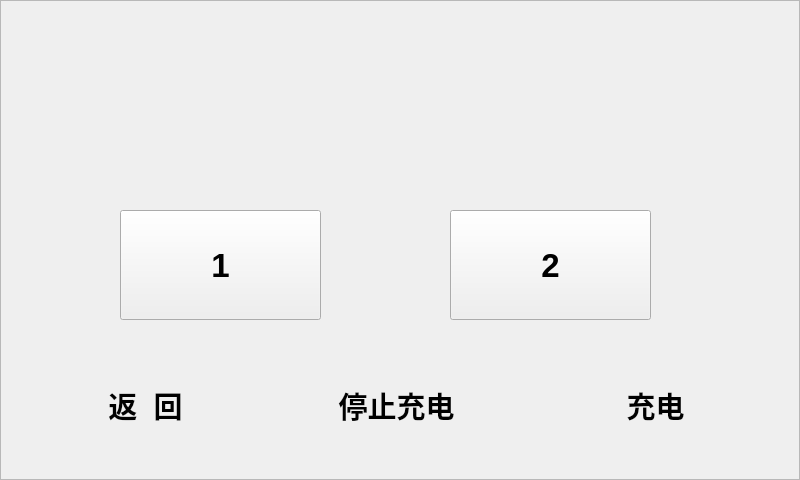
<?xml version="1.0" encoding="UTF-8"?>
<ui version="4.0">
 <class>Dialog_gunselect</class>
 <widget class="QDialog" name="Dialog_gunselect">
  <property name="geometry">
   <rect>
    <x>0</x>
    <y>0</y>
    <width>800</width>
    <height>480</height>
   </rect>
  </property>
  <property name="windowTitle">
   <string>Dialog</string>
  </property>
  <widget class="QFrame" name="frame">
   <property name="enabled">
    <bool>true</bool>
   </property>
   <property name="geometry">
    <rect>
     <x>0</x>
     <y>0</y>
     <width>800</width>
     <height>480</height>
    </rect>
   </property>
   <property name="styleSheet">
    <string notr="true">background-image: url(:/background/qrc/PICS/backgroud_1.png);</string>
   </property>
   <property name="frameShape">
    <enum>QFrame::StyledPanel</enum>
   </property>
   <property name="frameShadow">
    <enum>QFrame::Raised</enum>
   </property>
   <widget class="QPushButton" name="pushButton_ok">
    <property name="geometry">
     <rect>
      <x>570</x>
      <y>370</y>
      <width>171</width>
      <height>71</height>
     </rect>
    </property>
    <property name="font">
     <font>
      <pointsize>22</pointsize>
      <weight>75</weight>
      <bold>true</bold>
     </font>
    </property>
    <property name="focusPolicy">
     <enum>Qt::NoFocus</enum>
    </property>
    <property name="styleSheet">
     <string notr="true">border-image: url(:/btn/qrc/PICS/button.png);
background-image: url(:/background/qrc/PICS/backgroud_12.png);</string>
    </property>
    <property name="text">
     <string>充电</string>
    </property>
    <property name="autoDefault">
     <bool>true</bool>
    </property>
    <property name="default">
     <bool>false</bool>
    </property>
    <property name="flat">
     <bool>true</bool>
    </property>
   </widget>
   <widget class="QPushButton" name="pbtn_1">
    <property name="geometry">
     <rect>
      <x>120</x>
      <y>210</y>
      <width>201</width>
      <height>110</height>
     </rect>
    </property>
    <property name="font">
     <font>
      <pointsize>25</pointsize>
      <weight>75</weight>
      <bold>true</bold>
     </font>
    </property>
    <property name="focusPolicy">
     <enum>Qt::NoFocus</enum>
    </property>
    <property name="styleSheet">
     <string notr="true">border-image: url(:/btn/qrc/PICS/main_1.png);
background-image: url(:/background/qrc/PICS/backgrou1.png);</string>
    </property>
    <property name="text">
     <string>1</string>
    </property>
   </widget>
   <widget class="QPushButton" name="pbtn_3">
    <property name="geometry">
     <rect>
      <x>120</x>
      <y>630</y>
      <width>201</width>
      <height>110</height>
     </rect>
    </property>
    <property name="font">
     <font>
      <pointsize>25</pointsize>
      <weight>75</weight>
      <bold>true</bold>
     </font>
    </property>
    <property name="focusPolicy">
     <enum>Qt::NoFocus</enum>
    </property>
    <property name="styleSheet">
     <string notr="true">border-image: url(:/btn/qrc/PICS/main_1.png);
background-image: url(:/background/qrc/PICS/backgrou1.png);</string>
    </property>
    <property name="text">
     <string>3</string>
    </property>
   </widget>
   <widget class="QPushButton" name="pbtn_4">
    <property name="geometry">
     <rect>
      <x>450</x>
      <y>630</y>
      <width>201</width>
      <height>110</height>
     </rect>
    </property>
    <property name="font">
     <font>
      <pointsize>25</pointsize>
      <weight>75</weight>
      <bold>true</bold>
     </font>
    </property>
    <property name="focusPolicy">
     <enum>Qt::NoFocus</enum>
    </property>
    <property name="styleSheet">
     <string notr="true">border-image: url(:/btn/qrc/PICS/main_1.png);
background-image: url(:/background/qrc/PICS/backgrou1.png);</string>
    </property>
    <property name="text">
     <string>4</string>
    </property>
   </widget>
   <widget class="QPushButton" name="pbtn_2">
    <property name="enabled">
     <bool>true</bool>
    </property>
    <property name="geometry">
     <rect>
      <x>450</x>
      <y>210</y>
      <width>201</width>
      <height>110</height>
     </rect>
    </property>
    <property name="font">
     <font>
      <pointsize>25</pointsize>
      <weight>75</weight>
      <bold>true</bold>
     </font>
    </property>
    <property name="focusPolicy">
     <enum>Qt::NoFocus</enum>
    </property>
    <property name="styleSheet">
     <string notr="true">border-image: url(:/btn/qrc/PICS/main_1.png);
background-image: url(:/background/qrc/PICS/backgrou1.png);</string>
    </property>
    <property name="text">
     <string>2</string>
    </property>
   </widget>
   <widget class="QPushButton" name="pushButton_cancel">
    <property name="geometry">
     <rect>
      <x>60</x>
      <y>370</y>
      <width>171</width>
      <height>71</height>
     </rect>
    </property>
    <property name="font">
     <font>
      <pointsize>22</pointsize>
      <weight>75</weight>
      <bold>true</bold>
     </font>
    </property>
    <property name="focusPolicy">
     <enum>Qt::NoFocus</enum>
    </property>
    <property name="styleSheet">
     <string notr="true">border-image: url(:/btn/qrc/PICS/button.png);
background-image: url(:/background/qrc/PICS/backgroud_12.png);</string>
    </property>
    <property name="text">
     <string>返  回</string>
    </property>
    <property name="autoDefault">
     <bool>true</bool>
    </property>
    <property name="default">
     <bool>false</bool>
    </property>
    <property name="flat">
     <bool>true</bool>
    </property>
   </widget>
   <widget class="QLabel" name="label_num">
    <property name="geometry">
     <rect>
      <x>310</x>
      <y>90</y>
      <width>181</width>
      <height>45</height>
     </rect>
    </property>
    <property name="font">
     <font>
      <pointsize>25</pointsize>
      <weight>75</weight>
      <bold>true</bold>
     </font>
    </property>
    <property name="styleSheet">
     <string notr="true">background-image: url(:/background/qrc/PICS/backgroud_.png);</string>
    </property>
    <property name="text">
     <string/>
    </property>
    <property name="alignment">
     <set>Qt::AlignCenter</set>
    </property>
   </widget>
   <widget class="QLabel" name="lbl_sysdate">
    <property name="geometry">
     <rect>
      <x>525</x>
      <y>456</y>
      <width>150</width>
      <height>21</height>
     </rect>
    </property>
    <property name="font">
     <font>
      <pointsize>20</pointsize>
      <weight>75</weight>
      <bold>true</bold>
     </font>
    </property>
    <property name="styleSheet">
     <string notr="true">background-image: url(:/background/qrc/background/mainlab_phonenum.png);</string>
    </property>
    <property name="text">
     <string/>
    </property>
    <property name="scaledContents">
     <bool>true</bool>
    </property>
    <property name="openExternalLinks">
     <bool>false</bool>
    </property>
   </widget>
   <widget class="QLabel" name="label_code">
    <property name="geometry">
     <rect>
      <x>170</x>
      <y>451</y>
      <width>201</width>
      <height>31</height>
     </rect>
    </property>
    <property name="font">
     <font>
      <pointsize>20</pointsize>
      <weight>75</weight>
      <bold>true</bold>
     </font>
    </property>
    <property name="styleSheet">
     <string notr="true">background-image: url(:/background/qrc/background/mainlab_phonenum.png);</string>
    </property>
    <property name="text">
     <string/>
    </property>
    <property name="textFormat">
     <enum>Qt::AutoText</enum>
    </property>
   </widget>
   <widget class="QLabel" name="label_code_2">
    <property name="geometry">
     <rect>
      <x>340</x>
      <y>451</y>
      <width>201</width>
      <height>31</height>
     </rect>
    </property>
    <property name="font">
     <font>
      <pointsize>20</pointsize>
      <weight>75</weight>
      <bold>true</bold>
     </font>
    </property>
    <property name="styleSheet">
     <string notr="true">background-image: url(:/background/qrc/background/mainlab_phonenum.png);</string>
    </property>
    <property name="text">
     <string/>
    </property>
    <property name="textFormat">
     <enum>Qt::AutoText</enum>
    </property>
   </widget>
   <widget class="QLabel" name="label_stubnum">
    <property name="geometry">
     <rect>
      <x>10</x>
      <y>449</y>
      <width>171</width>
      <height>31</height>
     </rect>
    </property>
    <property name="font">
     <font>
      <pointsize>20</pointsize>
      <weight>75</weight>
      <bold>true</bold>
     </font>
    </property>
    <property name="styleSheet">
     <string notr="true">background-image: url(:/background/qrc/background/mainlab_phonenum.png);</string>
    </property>
    <property name="text">
     <string/>
    </property>
    <property name="textFormat">
     <enum>Qt::AutoText</enum>
    </property>
   </widget>
   <widget class="QLabel" name="lbl_systime">
    <property name="geometry">
     <rect>
      <x>670</x>
      <y>456</y>
      <width>121</width>
      <height>21</height>
     </rect>
    </property>
    <property name="font">
     <font>
      <pointsize>20</pointsize>
      <weight>75</weight>
      <bold>true</bold>
     </font>
    </property>
    <property name="styleSheet">
     <string notr="true">background-image: url(:/background/qrc/background/mainlab_phonenum.png);</string>
    </property>
    <property name="text">
     <string/>
    </property>
   </widget>
   <widget class="QPushButton" name="pushButton_stop">
    <property name="geometry">
     <rect>
      <x>311</x>
      <y>370</y>
      <width>171</width>
      <height>71</height>
     </rect>
    </property>
    <property name="font">
     <font>
      <pointsize>22</pointsize>
      <weight>75</weight>
      <bold>true</bold>
     </font>
    </property>
    <property name="focusPolicy">
     <enum>Qt::NoFocus</enum>
    </property>
    <property name="styleSheet">
     <string notr="true">border-image: url(:/btn/qrc/PICS/button.png);
background-image: url(:/background/qrc/PICS/backgroud_12.png);</string>
    </property>
    <property name="text">
     <string>停止充电</string>
    </property>
    <property name="autoDefault">
     <bool>true</bool>
    </property>
    <property name="default">
     <bool>false</bool>
    </property>
    <property name="flat">
     <bool>true</bool>
    </property>
   </widget>
   <widget class="QLabel" name="label_speaker">
    <property name="geometry">
     <rect>
      <x>40</x>
      <y>160</y>
      <width>721</width>
      <height>51</height>
     </rect>
    </property>
    <property name="font">
     <font>
      <pointsize>22</pointsize>
      <weight>75</weight>
      <bold>true</bold>
     </font>
    </property>
    <property name="styleSheet">
     <string notr="true">background-image: url(:/background/qrc/PICS/backgroud_.png);</string>
    </property>
    <property name="text">
     <string/>
    </property>
    <property name="alignment">
     <set>Qt::AlignCenter</set>
    </property>
   </widget>
  </widget>
 </widget>
 <resources/>
 <connections/>
</ui>
